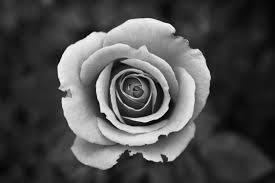
#> input picture Image/image.jpg, 275 x 183 px, found by its file name
$ python presentasikelompok.py
#> lines starting #> are read from the running program, lines starting #| are printed output that depends on the picture; after the words box and inside, x2 and y2 are one past the last pixel; in counts of white or black regions, pixels touching at a corner belong together
import cv2
import numpy as np
import matplotlib.pyplot as plt

# 1. INTENSITY SLICING (PEMOTONGAN INTENSITAS)
# Membaca gambar dalam format grayscale (citra keabuan)
img = cv2.imread('image/image.jpg', 0)  # parameter 0 berarti grayscale
#> img is the input picture: shape (183, 275); min 0, max 255, mean 76.5

# Menentukan batas bawah dan batas atas intensitas yang ingin dipertahankan
lower, upper = 100, 200  # piksel dengan nilai 100-200 akan diubah menjadi putih (255)

# Melakukan pemotongan intensitas:
# - Jika nilai piksel berada di antara lower dan upper, maka diubah menjadi 255 (putih)
# - Jika di luar rentang tersebut, maka diubah menjadi 0 (hitam)
# - Hasilnya dikonversi ke tipe data uint8 (0-255)
sliced = np.where((img >= lower) & (img <= upper), 255, 0).astype(np.uint8)
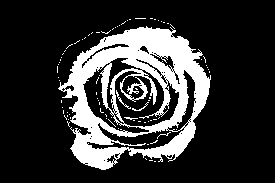
#> sliced: shape (183, 275); 20.5% white; 82 white regions (78 under 20 px), largest, box (x1, y1, x2, y2) and area: (58, 26, 211, 170) 9971, (116, 90, 131, 109) 39, (132, 102, 149, 111) 29, (124, 117, 138, 120) 20

# Menampilkan citra hasil pemotongan intensitas
plt.imshow(sliced, cmap='gray')
plt.title('Intensity Slicing')
plt.show()

# 2. BIT PLANE SLICING (PEMOTONGAN BIDANG BIT)
# Fungsi untuk melakukan pemotongan bidang bit
def bit_plane_slicing(img, bit):
    # Menggeser bit ke kanan sesuai dengan bit yang diinginkan
    # Kemudian mengambil bit paling kanan (LSB) dengan operasi AND 1
    # Hasil operasi dikalikan 255 untuk mendapatkan citra biner (0 atau 255)
#> called with bit = 1
    return ((img >> bit) & 1) * 255
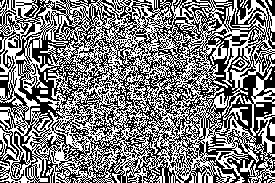
#> returned value: shape (183, 275); 49.5% white in thin lines or dots

# Membaca gambar dalam format grayscale
img = cv2.imread('gambar/image.jpg', 0)

# Ekstraksi bit plane ke-1 (dari 0-7, dengan 0 = LSB, 7 = MSB)
bit4 = bit_plane_slicing(img, 1)

# Menampilkan hasil bit plane slicing
plt.imshow(bit4, cmap='gray')
plt.title('Bit Plane 4')  # Catatan: variabel bernama bit4 tapi titlenya 'Bit Plane 4'
plt.show()

# 3. LOG TRANSFORMATION (TRANSFORMASI LOGARITMIK)
# Membaca gambar dalam format grayscale
img = cv2.imread('gambar/image.jpg', 0)

# Mengubah tipe data ke float32 untuk operasi matematika yang akurat
img_float = img.astype(np.float32)

# Menghitung faktor skala c = 255 / log(1 + nilai piksel maksimum)
# Ini untuk memastikan nilai output tetap dalam rentang 0-255
c = 255 / np.log(1 + np.max(img_float))
#> c = 45.99

# Menerapkan transformasi logaritmik: s = c * log(1 + r)
# di mana r adalah nilai piksel input
# Transformasi ini memperluas nilai piksel gelap dan memampatkan nilai piksel terang
log_transformed = c * np.log(1 + img_float)
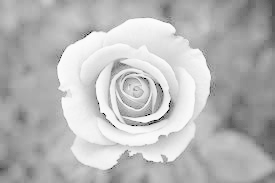
#> log_transformed: shape (183, 275) float32; min 0, max 255, mean 184.8

# Mengkonversi kembali ke tipe data uint8 untuk ditampilkan
log_transformed = np.array(log_transformed, dtype=np.uint8)

# Menampilkan hasil transformasi logaritmik
plt.imshow(log_transformed, cmap='gray')
plt.title('Log Range Compression')
plt.show()

# 4. HISTOGRAM EQUALIZATION (PENYAMAAN HISTOGRAM)
# Melakukan penyamaan histogram untuk meningkatkan kontras
# Metode ini mendistribusikan ulang nilai piksel agar histogram lebih merata
equalized = cv2.equalizeHist(img)
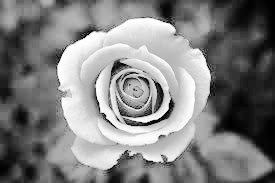
#> equalized: shape (183, 275); min 0, max 255, mean 128.6

# Menampilkan hasil penyamaan histogram
plt.imshow(equalized, cmap='gray')
plt.title('Histogram Equalization')
plt.show()

# 5. CLAHE - CONTRAST LIMITED ADAPTIVE HISTOGRAM EQUALIZATION
# (PENYAMAAN HISTOGRAM ADAPTIF DENGAN BATASAN KONTRAS)
# Membuat objek CLAHE dengan batas klip 2.0 dan ukuran grid 8x8
# CLAHE bekerja pada area lokal (blok), tidak seluruh gambar
clahe = cv2.createCLAHE(clipLimit=2.0, tileGridSize=(8, 8))

# Menerapkan CLAHE pada gambar
# CLAHE mencegah penguatan noise yang berlebihan dibandingkan dengan equalizeHist biasa
adaptive_eq = clahe.apply(img)
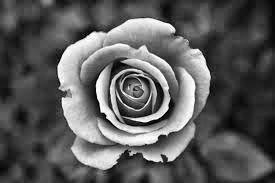
#> adaptive_eq: shape (183, 275); min 1, max 255, mean 90.9

# Menampilkan hasil CLAHE
plt.imshow(adaptive_eq, cmap='gray')
plt.title('Adaptive Histogram Equalization (CLAHE)')
plt.show()
